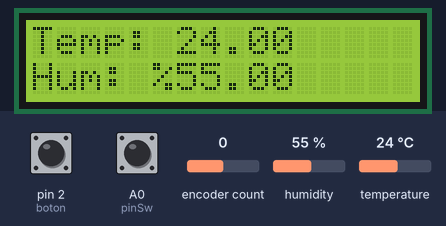
The sketch below on a simulated Arduino Uno, built with avr-gcc and run on an emulated ATmega328P. On the bench: 16×2 character LCD. Inputs (shaded band) come from the test bench; at power-on: pin 2 (boton) HIGH, encoder count 0, A0 (pinSw) HIGH, humidity 55 %, temperature 24 °C.

Above: at 3.2 s.
3.3 s: pin 2 (boton) pulled LOW for 0.15 s
At 4.3 s:
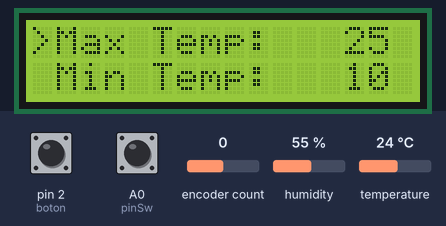
5.0 s: encoder count set to 1
At 5.4 s:
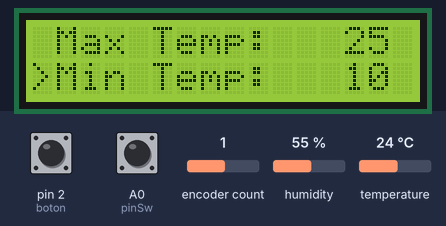
10.9 s: encoder count set to 2
At 11.3 s:
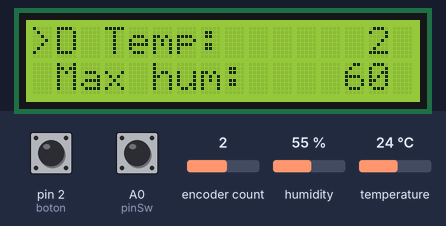
12.5 s: encoder count set to 3
At 13.4 s:
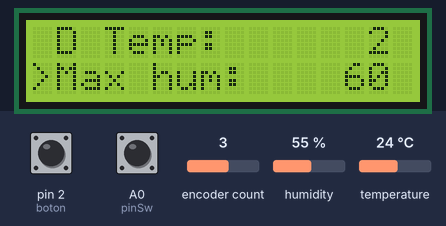
14.0 s: encoder count set to 4
At 14.5 s:
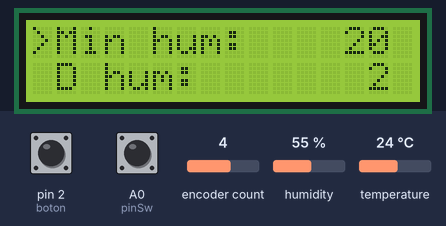
15.5 s: encoder count set to 5
At 16.9 s:
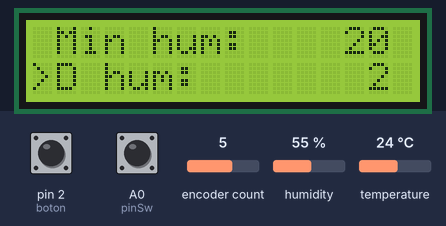
Timing chart, 0 to 18.0 s (numbered marks = the images above; inputs shaded):
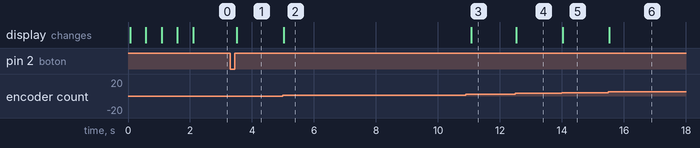

The sketch:

menuPrueba.ino
```cpp
#include <LiquidCrystal_I2C.h>
#include <ClickEncoder.h>
#include <TimerOne.h>
#include <DHT.h>
#include <DHT_U.h>


int16_t oldEncPos, encPos;
uint8_t buttonState;

#define pinA A2 //CLK
#define pinB A1 //DW
#define pinSw A0 //switch
#define STEPS 4
#define dhtPin 7
#define boton 2
int rele = 7;
float TEMP;
float HUM;
int menu = 1;
int maxT = 25;//Max temperatura
int minT = 10; // Min temperatura
int dT = 2; // histeresis temperatura(delta T)
int maxH = 60; //Max humedad
int minH = 20; //Min humedad
int dH = 2; // histeresis humedad(delta H)
int menuConfig = 0;
void (*funcion)(void);

LiquidCrystal_I2C lcd(0x27,16,2);

ClickEncoder encoder(pinA, pinB, pinSw, STEPS);

DHT dht(dhtPin,DHT22);

void setup() {
    lcd.init();
    lcd.backlight();
    Timer1.initialize(1000);
    Timer1.attachInterrupt(timerIsr);
    pinMode(rele,OUTPUT);
    pinMode(boton, INPUT_PULLUP);
    attachInterrupt(digitalPinToInterrupt(boton),cambiarFuncion,RISING);
    encoder.setAccelerationEnabled(true);
    dht.begin();

    //delay(1000);
    lcd.clear();
    oldEncPos = 0;
    inicializar();
    lcd.clear();
    //updateMenu();
    funcion = showDht;

}

void loop() {

  funcion();

}

void cambiarFuncion(){
  funcion = configuracion;
  //detachInterrupt(digitalPinToInterrupt(boton));

}


void timerIsr() {
  encoder.service();
}

void menuPpal(){
  //updateMenuPpal();
  if(!digitalRead(boton)){
    menuConfig = 1;
    menu = 1;
    updateMenu();
    while(menuConfig == 1)
    {

      configuracion();
    }
    while (!digitalRead(boton));
  }
}

void configuracion(){
  detachInterrupt(digitalPinToInterrupt(boton));
  boolean quieroSeguir = true;
  menu = 1;
  updateMenu();

  while(quieroSeguir){
    encPos += encoder.getValue();

    if (encPos != oldEncPos) {
      if((oldEncPos - encPos)>0){
           menu--;
           updateMenu();
           delay(100);  //der
      }
      if((oldEncPos - encPos)<0){
          menu++;
          updateMenu();
          delay(100);//izq
      }
      oldEncPos = encPos;

    }

    if (botonEncoder() == 1){//Seleccionar
      executeAction();
      updateMenu();
      delay(100);
      while (botonEncoder() == 1);
    }
    if (!digitalRead(boton)){//Salir
      quieroSeguir = false;
      while(!digitalRead(boton));
      delay(1000);
      attachInterrupt(digitalPinToInterrupt(boton),cambiarFuncion,RISING);
    }
  }

}

void showDht(){

    TEMP = dht.readTemperature();
    HUM = dht.readHumidity();
    lcd.setCursor(0,0);
    lcd.print("Temp: ");
    lcd.print(TEMP);
    lcd.setCursor(0,1);
    lcd.print("Hum: %");
    lcd.print(HUM);
    //delay(500);

}

void updateMenu() {
  switch (menu) {
    case 0:
      menu = 1;
      break;
    case 1:
      lcd.clear();
      lcd.print(">Max Temp:");
      lcd.setCursor(12,0);
      imprimirVariable(maxT);
      lcd.setCursor(0, 1);
      lcd.print(" Min Temp:");
      lcd.setCursor(12,1);
      imprimirVariable(minT);
      break;
    case 2:
      lcd.clear();
      lcd.print(" Max Temp:");
      lcd.setCursor(12,0);
      imprimirVariable(maxT);
      lcd.setCursor(0, 1);
      lcd.print(">Min Temp:");
      lcd.setCursor(12,1);
      imprimirVariable(minT);
      break;
    case 3:
      lcd.clear();
      lcd.print(">D Temp:");
      lcd.setCursor(12,0);
      imprimirVariable(dT);
      lcd.setCursor(0, 1);
      lcd.print(" Max hum:");
      lcd.setCursor(12,1);
      imprimirVariable(maxH);
      break;
    case 4:
      lcd.clear();
      lcd.print(" D Temp:");
      lcd.setCursor(12,0);
      imprimirVariable(dT);
      lcd.setCursor(0, 1);
      lcd.print(">Max hum:");
      lcd.setCursor(12,1);
      imprimirVariable(maxH);
      break;
     case 5:
      lcd.clear();
      lcd.print(">Min hum:");
      lcd.setCursor(12,0);
      imprimirVariable(minH);
      lcd.setCursor(0, 1);
      lcd.print(" D hum:");
      lcd.setCursor(12,1);
      imprimirVariable(dH);
      break;
    case 6:
      lcd.clear();
      lcd.print(" Min hum:");
      lcd.setCursor(12,0);
      imprimirVariable(minH);
      lcd.setCursor(0, 1);
      lcd.print(">D hum:");
      lcd.setCursor(12,1);
      imprimirVariable(dH);
      break;
    case 7:
      menu = 6;
      break;
  }
}

void updateValues(){

}

void executeAction() {
  switch (menu) {
    case 1:
      action1();
      break;
    case 2:
      action2();
      break;
    case 3:
      action3();
      break;
    case 4:
      action4();
      break;
    case 5:
      action5();
      break;
    case 6:
      action6();
      break;
  }
}

void action1() {
    lcd.clear();
    lcd.print(" Max Temp:");
    imprimirFlechita(0);
    imprimirVariable(maxT);
    lcd.setCursor(0, 1);
    lcd.print(" Min Temp:");
    lcd.setCursor(12,1);
    imprimirVariable(minT);
    modificarYMostrar(&maxT, -10, 30,0);

}

void action2() {
    lcd.clear();
    lcd.print(" Max Temp:");
    lcd.setCursor(12,0);
    imprimirVariable(maxT);
    lcd.setCursor(0, 1);
    lcd.print(" Min Temp:");
    imprimirFlechita(1);
    imprimirVariable(minT);
    modificarYMostrar(&minT,-10,30,1);

}
void action3() {
    lcd.clear();
    lcd.print(" D Temp:");
    imprimirFlechita(0);
    imprimirVariable(dT);
    lcd.setCursor(0, 1);
    lcd.print(" Max hum:");
    lcd.setCursor(12,1);
    imprimirVariable(maxH);
    modificarYMostrar(&dT,0,15,0);
}
void action4() {
  lcd.clear();
  lcd.print(" D Temp:");
  lcd.setCursor(12,0);
  imprimirVariable(dT);
  lcd.setCursor(0, 1);
  lcd.print(" Max hum:");
  imprimirFlechita(1);
  imprimirVariable(maxH);
  modificarYMostrar(&maxH,0,100,1);
}
void action5() {
  lcd.clear();
  lcd.print(" Min hum:");
  imprimirFlechita(0);
  imprimirVariable(minH);
  lcd.setCursor(0, 1);
  lcd.print(" D hum:");
  lcd.setCursor(12,1);
  imprimirVariable(dH);
  modificarYMostrar(&minH,0,100,0);
}
void action6() {
  lcd.clear();
  lcd.print(" Min hum:");
  lcd.setCursor(12,0);
  imprimirVariable(minH);
  lcd.setCursor(0, 1);
  lcd.print(" D hum:");
  imprimirFlechita(1);
  imprimirVariable(dH);
  modificarYMostrar(&dH,0,20,1);
}
void modificarYMostrar(int* variable, int min, int max, int nivel){
    while (botonEncoder() == 0){
    modificarVariable(variable, min , max);
    lcd.setCursor(12,nivel);
    imprimirVariable(*variable);
  }
}

void imprimirFlechita(int nivel){
    lcd.setCursor(11,nivel);
    lcd.print(">");
}

void imprimirVariable(int variable){
    if(variable<10 && variable>=0)lcd.print(" ");
    if(variable>-10 && variable<0){
      lcd.print(" ");
      lcd.print(variable);
      lcd.print(" ");
    }
    if(variable<=-10)lcd.print(variable);
    else{
      lcd.print(" ");
      lcd.print(variable);
      lcd.print(" ");
    }
}

int dirEncoder(){//devuelve 1 si gira para la derecha, y -1 si para la izq
  encPos += encoder.getValue();

  if (encPos != oldEncPos) {
    if((oldEncPos - encPos)<0){
      return 1;  //der
    }
    if((oldEncPos - encPos)>0){
      return -1; //izq
    }
    oldEncPos = encPos;

  }
}

void inicializar(){
  lcd.print("Inicializando");
  delay(500);
  lcd.print(".");
  delay(500);
  lcd.print(".");
  delay(500);
  lcd.print(".");
  delay(500);
}

void modificarVariable(int* variable, int min , int max){
    encPos += encoder.getValue();

  if (encPos != oldEncPos) {
    if((oldEncPos - encPos)<0){
      *variable = min(*variable + 1,max);  //der
    }
    if((oldEncPos - encPos)>0){
      *variable = max(*variable - 1, min); //izq
    }
    oldEncPos = encPos;

  }


}

int botonEncoder(){
    buttonState = encoder.getButton();

  if (buttonState != 0) {

    switch (buttonState) {
      case ClickEncoder::Open:          //0
        break;

      case ClickEncoder::Closed:        //1
        break;

      case ClickEncoder::Pressed:       //2
        break;

      case ClickEncoder::Held:          //3
        return 2;
        break;

      case ClickEncoder::Released:      //4
        break;

      case ClickEncoder::Clicked:       //5
        return 1;
        break;

      case ClickEncoder::DoubleClicked: //6
        return 6;
        break;
    }
  }
}
```

Measured:
- after the input at 3.3 s, the display: changes after 0.20 s (image 1)
- after the input at 5.0 s, the display: changes at once (image 2)
- after the input at 10.9 s, the display: changes after 0.17 s (image 3)
- after the input at 12.5 s, the display: changes at once (image 4)
- after the input at 14.0 s, the display: changes at once (image 5)
- after the input at 15.5 s, the display: changes at once (image 6)
